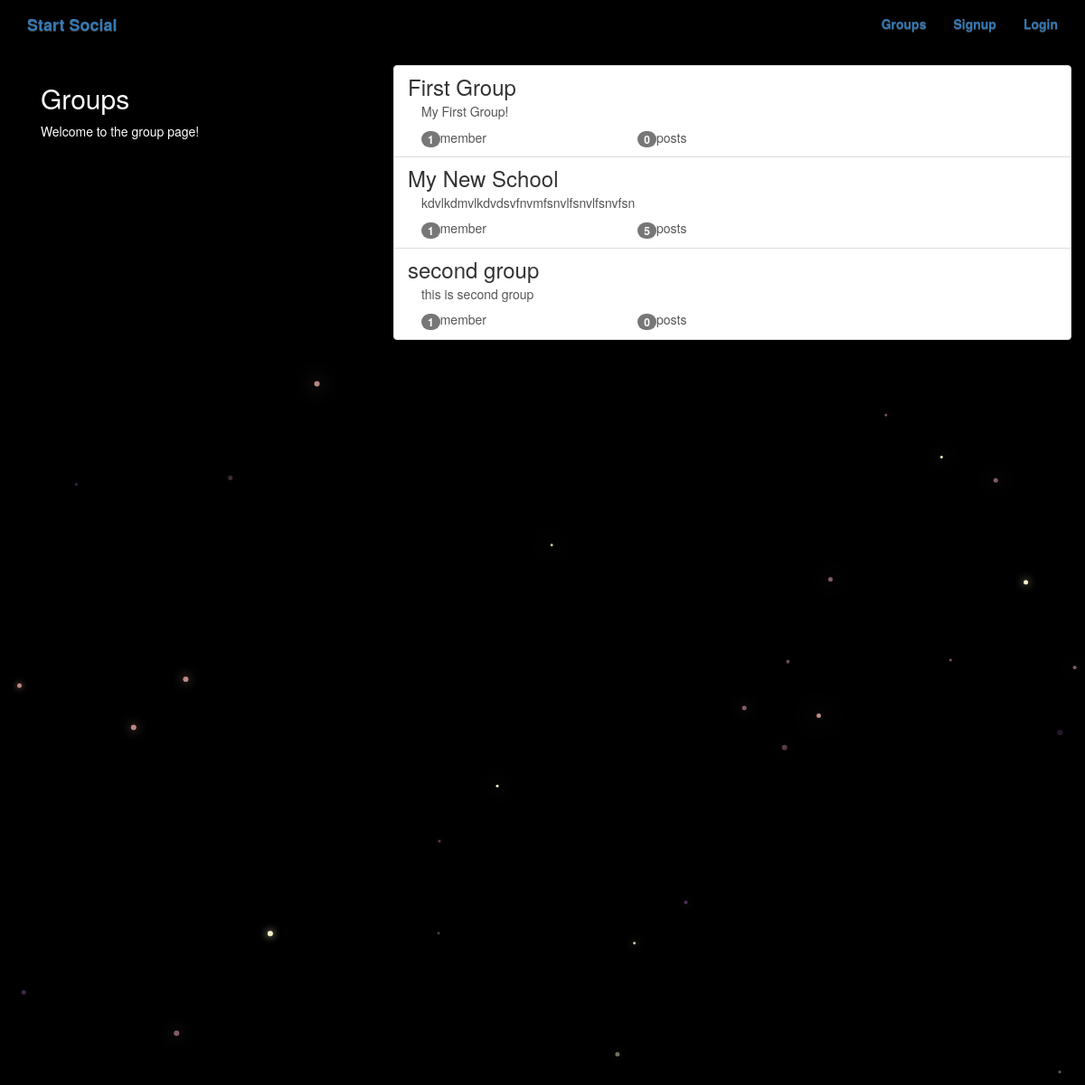
The app's page /groups/ with its own data.
### groups/models.py (models this page shows, shortened)
class Group(models.Model):
    name = models.CharField(max_length=255, unique=True)
    slug = models.SlugField(allow_unicode=True, unique=True)
    description = models.TextField(blank=True, default='')
    description_html = models.TextField(editable=False, default='', blank=True)
    members = models.ManyToManyField(User, through='GroupMember')
    class Meta:
        ordering = ['name']

### groups/views.py (the view)
class ListGroup(generic.ListView):
    model = Group

### groups/templates/groups/group_list.html (shortened to what this page needs)
{% extends "groups/group_base.html" %}
{% block pregroup %}
    <div class="col-md-4">
        <div class="content">
            <h2>Groups</h2>
            <p>Welcome to the group page!</p>
        </div>
    </div>
{% endblock %}
{% block group_content %}
    <div class="col-md-8">
        <div class="list-group">
            {% for group in object_list %}
                <a href="{% url 'groups:single' slug=group.slug %}" class="list-group-item">
                    <h3 class='title list-group-item-heading'>{{group.name}}</h3>
                    <div class="list-group-item-text container-fluid">
                        {{group.description_html|safe}}
                        <div class="row">
                            <div class="col-md-4">
                                <span class='badge'>{{group.members.count}}</span>member{{group.members.count|pluralize}}
                            </div>
                            <div class="col-md-4">
                                <span class="badge">{{group.posts.count}}</span>post{{group.posts.count|pluralize}}
                            </div>
                        </div>
                    </div>
                </a>
            {% endfor %}
        </div>
    </div>
{% endblock %}

### static/simplesocial/css/master.css (style rules this page uses)
body { margin: 0; overflow: hidden; background-color: black; color:white; }

### records on screen
Group: name "First Group", description_html "My First Group!", members.count "1", posts.count "0"
Group: name "My New School", description_html "kdvlkdmvlkdvdsvfnvmfsnvlfsnvlfsnvfsn", members.count "1", posts.count "5"
Group: name "second group", description_html "this is second group", members.count "1", posts.count "0"
